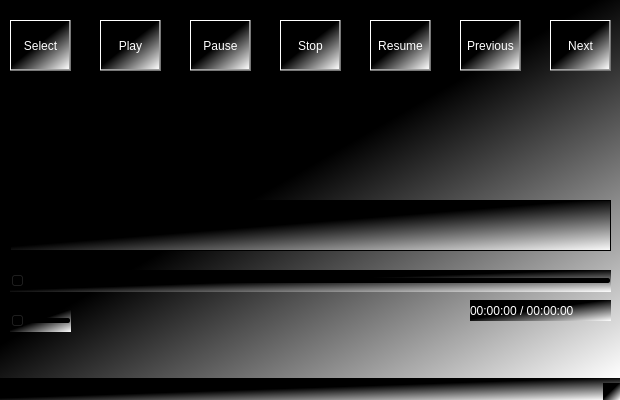
<?xml version="1.0" encoding="UTF-8"?>
<ui version="4.0">
 <class>Player</class>
 <widget class="QMainWindow" name="Player">
  <property name="geometry">
   <rect>
    <x>0</x>
    <y>0</y>
    <width>620</width>
    <height>400</height>
   </rect>
  </property>
  <property name="maximumSize">
   <size>
    <width>620</width>
    <height>400</height>
   </size>
  </property>
  <property name="windowTitle">
   <string>Py Music Player</string>
  </property>
  <property name="styleSheet">
   <string notr="true">font: 10pt &quot;Segoe UI&quot;;
color: rgb(255, 255, 255);
background-color: qlineargradient(spread:pad, x1:0.482, y1:0.4545, x2:1, y2:1, stop:0 rgba(0, 0, 0, 255), stop:1 rgba(255, 255, 255, 255));</string>
  </property>
  <widget class="QWidget" name="centralwidget">
   <widget class="QSlider" name="horizontalSliderProgress">
    <property name="geometry">
     <rect>
      <x>10</x>
      <y>270</y>
      <width>601</width>
      <height>22</height>
     </rect>
    </property>
    <property name="styleSheet">
     <string notr="true"/>
    </property>
    <property name="orientation">
     <enum>Qt::Horizontal</enum>
    </property>
    <property name="tickPosition">
     <enum>QSlider::NoTicks</enum>
    </property>
   </widget>
   <widget class="QTextBrowser" name="textBrowserTrackName">
    <property name="geometry">
     <rect>
      <x>10</x>
      <y>200</y>
      <width>601</width>
      <height>51</height>
     </rect>
    </property>
   </widget>
   <widget class="QPushButton" name="pushButtonPlay">
    <property name="geometry">
     <rect>
      <x>100</x>
      <y>20</y>
      <width>61</width>
      <height>51</height>
     </rect>
    </property>
    <property name="text">
     <string>Play</string>
    </property>
   </widget>
   <widget class="QPushButton" name="pushButtonPause">
    <property name="geometry">
     <rect>
      <x>190</x>
      <y>20</y>
      <width>61</width>
      <height>51</height>
     </rect>
    </property>
    <property name="maximumSize">
     <size>
      <width>16777215</width>
      <height>51</height>
     </size>
    </property>
    <property name="text">
     <string>Pause</string>
    </property>
   </widget>
   <widget class="QPushButton" name="pushButtonStop">
    <property name="geometry">
     <rect>
      <x>280</x>
      <y>20</y>
      <width>61</width>
      <height>51</height>
     </rect>
    </property>
    <property name="text">
     <string>Stop</string>
    </property>
   </widget>
   <widget class="QPushButton" name="pushButtonResume">
    <property name="geometry">
     <rect>
      <x>370</x>
      <y>20</y>
      <width>61</width>
      <height>51</height>
     </rect>
    </property>
    <property name="text">
     <string>Resume</string>
    </property>
   </widget>
   <widget class="QPushButton" name="pushButtonPrev">
    <property name="geometry">
     <rect>
      <x>460</x>
      <y>20</y>
      <width>61</width>
      <height>51</height>
     </rect>
    </property>
    <property name="text">
     <string>Previous</string>
    </property>
   </widget>
   <widget class="QPushButton" name="pushButtonNext">
    <property name="geometry">
     <rect>
      <x>550</x>
      <y>20</y>
      <width>61</width>
      <height>51</height>
     </rect>
    </property>
    <property name="text">
     <string>Next</string>
    </property>
   </widget>
   <widget class="QPushButton" name="pushButtonChoose">
    <property name="geometry">
     <rect>
      <x>10</x>
      <y>20</y>
      <width>61</width>
      <height>51</height>
     </rect>
    </property>
    <property name="text">
     <string>Select</string>
    </property>
   </widget>
   <widget class="QSlider" name="horizontalSliderVolume">
    <property name="geometry">
     <rect>
      <x>10</x>
      <y>310</y>
      <width>61</width>
      <height>22</height>
     </rect>
    </property>
    <property name="orientation">
     <enum>Qt::Horizontal</enum>
    </property>
   </widget>
   <widget class="QLabel" name="labelTrackTime">
    <property name="geometry">
     <rect>
      <x>470</x>
      <y>300</y>
      <width>141</width>
      <height>21</height>
     </rect>
    </property>
    <property name="text">
     <string>00:00:00 / 00:00:00</string>
    </property>
   </widget>
  </widget>
  <widget class="QMenuBar" name="menubar">
   <property name="geometry">
    <rect>
     <x>0</x>
     <y>0</y>
     <width>620</width>
     <height>29</height>
    </rect>
   </property>
  </widget>
  <widget class="QStatusBar" name="statusBar"/>
  <action name="actionAbrir_Archivo">
   <property name="text">
    <string>Abrir Archivo</string>
   </property>
  </action>
  <action name="actionAbrir_Carpeta">
   <property name="text">
    <string>Abrir Carpeta</string>
   </property>
  </action>
  <action name="actionCerrar">
   <property name="text">
    <string>Cerrar</string>
   </property>
  </action>
 </widget>
 <resources/>
 <connections/>
</ui>
